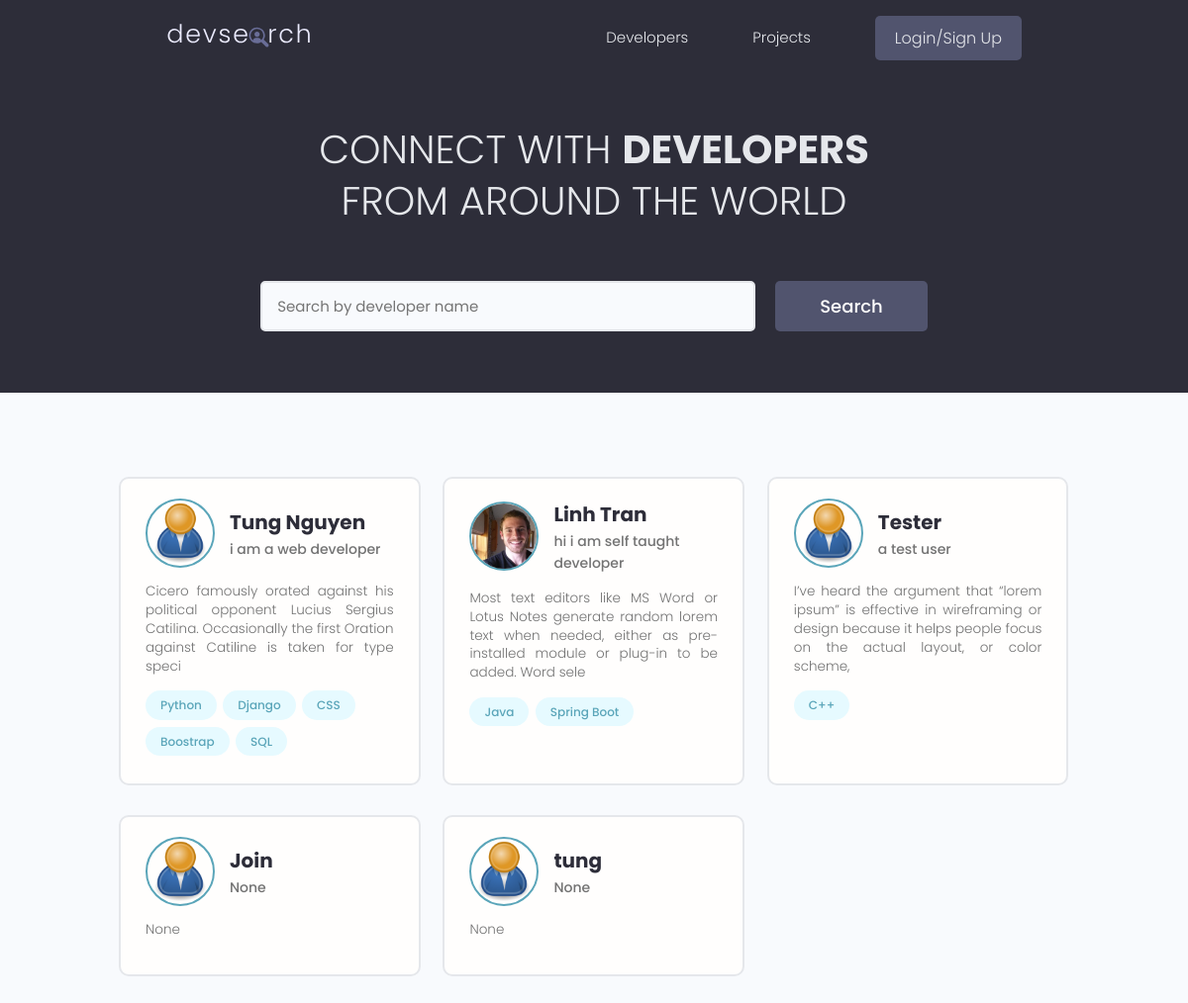
Page /profiles/?page=1 on the earlier database version.
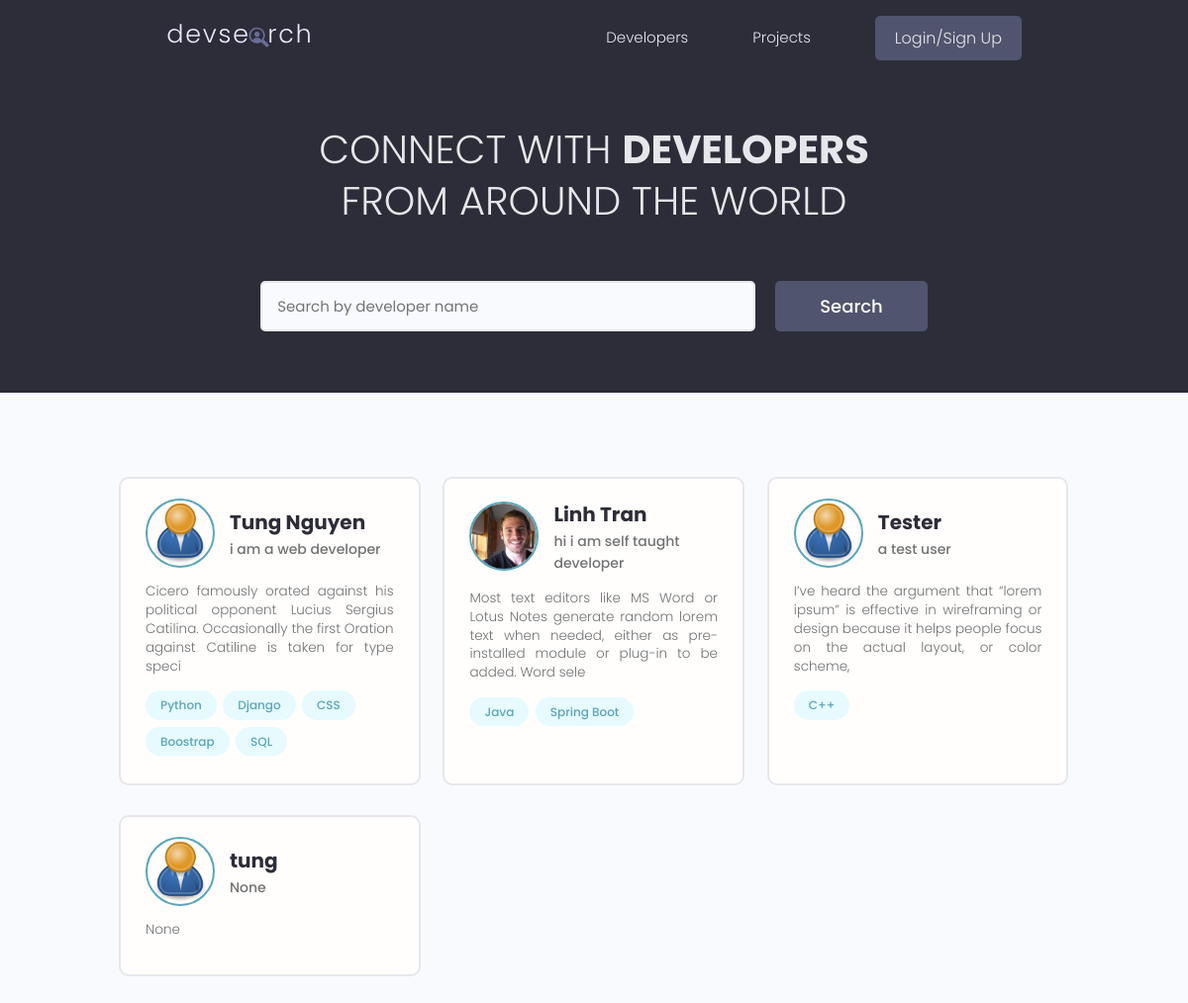
Same page on the later database version.
### users/models.py (models this page shows, shortened)
class Profile(models.Model):
    user = models.OneToOneField(User,on_delete=models.CASCADE , null=True, blank= True)
    name = models.CharField(max_length=255, blank=True, null=True)
    email = models.EmailField(max_length=500 , blank=True, null=True)
    username = models.CharField(max_length=255, blank=True, null=True)
    location = models.CharField(max_length=255, blank=True, null=True)
    short_intro = models.CharField(max_length=255, blank=True , null=True)
    bio = models.TextField(blank=True,null=True)
    profile_image = models.ImageField(null=True , blank=True, upload_to='profiles/', default='profiles/user-default.png')
    social_github = models.CharField(max_length=255, blank=True, null=True)
    social_twitter = models.CharField(max_length=255, blank=True, null=True)
    social_linkedin = models.CharField(max_length=255, blank=True, null=True)
    social_youtube = models.CharField(max_length=255, blank=True, null=True)
    social_website = models.CharField(max_length=255, blank=True, null=True)
    created = models.DateTimeField(auto_now_add=True)
    id = models.UUIDField(default=uuid.uuid4, unique=True, primary_key=True, editable=False)
    class Meta:
        ordering = ['created']

class Skill(models.Model):
    owner = models.ForeignKey(Profile,on_delete=models.CASCADE, null=True,blank=True)
    name = models.CharField(max_length=255, blank=True, null=True)
    descriptions= models.TextField(null=True,blank=True)
    created = models.DateTimeField(auto_now_add=True)
    id = models.UUIDField(default=uuid.uuid4, unique=True, primary_key=True, editable=False)
    def __str__(self) -> str:
        return self.name

### users/views.py (the view)
# urls.py: path('', views.ProfileView, name='profile'),
def ProfileView(request):
    profiles , search_query = searchProfiles(request)
    profiles,paginator =paginationFunction(request,profiles,1)
    context={'profiles':profiles,'search_query':search_query,'paginator':paginator}
    return render(request,'users/profile.html',context)

### users/utils.py (called while the page is built)
def paginationFunction(request,profiles,result):
    page =request.GET.get('page')
    paginator = Paginator(profiles,result)
    try :
        projects = paginator.page(page)
    except PageNotAnInteger:
        page= 1
        profiles = paginator.page(page)
    except EmptyPage:
        page = paginator.projects.number()
        profiles= paginator.page(page)
    return profiles ,paginator

def searchProfiles(request):
    search_query=''
    if request.GET.get('search_query'):
        search_query = request.GET.get('search_query')
    skills = Skill.objects.filter(name__icontains=search_query)
    profiles = Profile.objects.distinct().filter(
        Q(name__icontains=search_query)|
        Q(short_intro__icontains=search_query)|
        Q(skill__in=skills)
        )
    return profiles,search_query

### users/templates/users/profile.html (shortened to what this page needs)
{% extends 'main.html' %}
{% block content %}
  <main class="home">
    <section class="hero-section text-center">
      <div class="container container--narrow">
        <div class="hero-section__box">
          <h2>CONNECT WITH <span>DEVELOPERS</span></h2>
          <h2>FROM AROUND THE WORLD</h2>
        </div>
        <div class="hero-section__search">
          <form class="form" action="{% url 'profile'%}" method="get">
            <div class="form__field">
              <input class="input input--text" id="formInput#search" type="text" name="search_query"
                placeholder="Search by developer name" />
            </div>
            <input class="btn btn--sub btn--lg" type="submit" value="Search" />
          </form>
        </div>
      </div>
    </section>
    <section class="devlist">
      <div class="container">
        <div class="grid grid--three">
          {%for profile in profiles %}
          <div class="column card">
            <div class="dev">
              <a href="{% url 'user-profile' profile.id %}" class="card__body">
                <div class="dev__profile">
                  <img class="avatar avatar--md" src="{{profile.profile_image.url}}" alt="image" />
                  <div class="dev__meta">
                    <h3>{{profile.name}}</h3>
                    <h5>{{profile.short_intro}}</h5>
                  </div>
                </div>
                <p class="dev__info">
                  {{profile.bio|slice:"150"}}
                </p>
                <div class="dev__skills">
                  {% for skill in profile.skill_set.all|slice:"5" %}
                  <span class="tag tag--pill tag--main">
                    <small>{{skill}}</small>
                  </span>
                  {% endfor %}
                </div>
              </a>
            </div>
          </div>
          {% endfor %}
        </div>
      </div>
    </section>
  </main>
{% endblock content %}

Differences in the rows shown:
removed Profile: profile_image (placeholder picture), name "Join", short_intro "None", bio "None"
